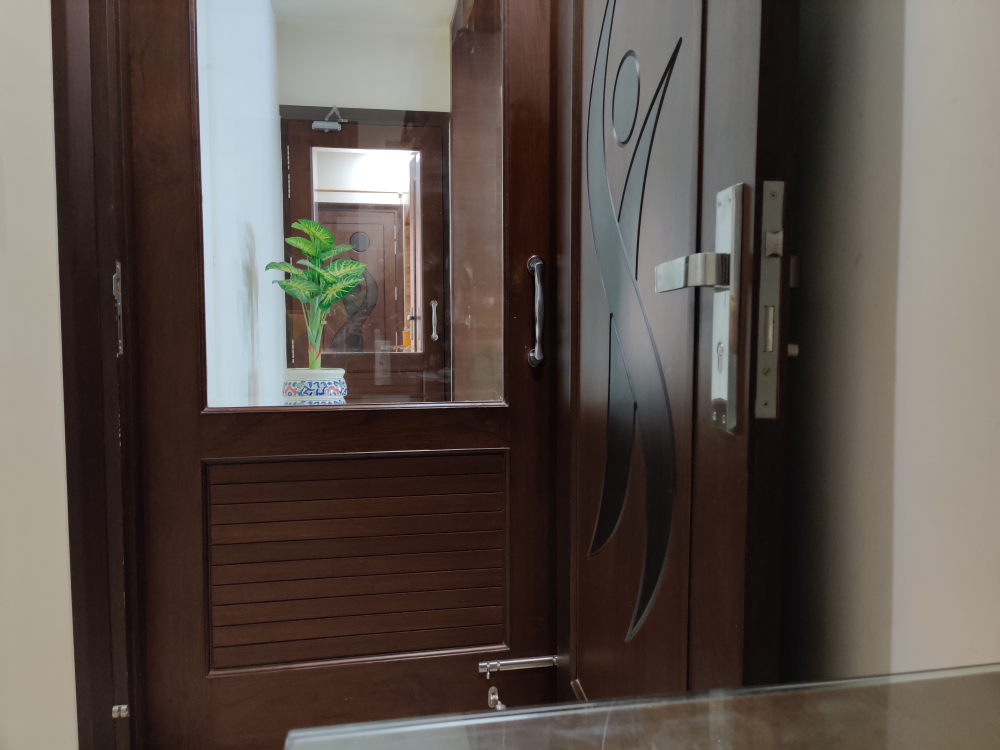
#> input picture foto1.jpg, 4000 x 3000 px (shown at 1/4 size)
$ python image_stitching2.py
#> lines starting #> are read from the running program, lines starting #| are printed output that depends on the picture
import cv2
import numpy as np
img_ = cv2.imread('foto1.jpg')
#> img_ is the input picture: shape (3000, 4000, 3); mean B, G, R 76.8, 83, 92.5
#img_ = cv2.resize(img_, (0,0), fx=1, fy=1)
img1 = cv2.cvtColor(img_,cv2.COLOR_BGR2GRAY)
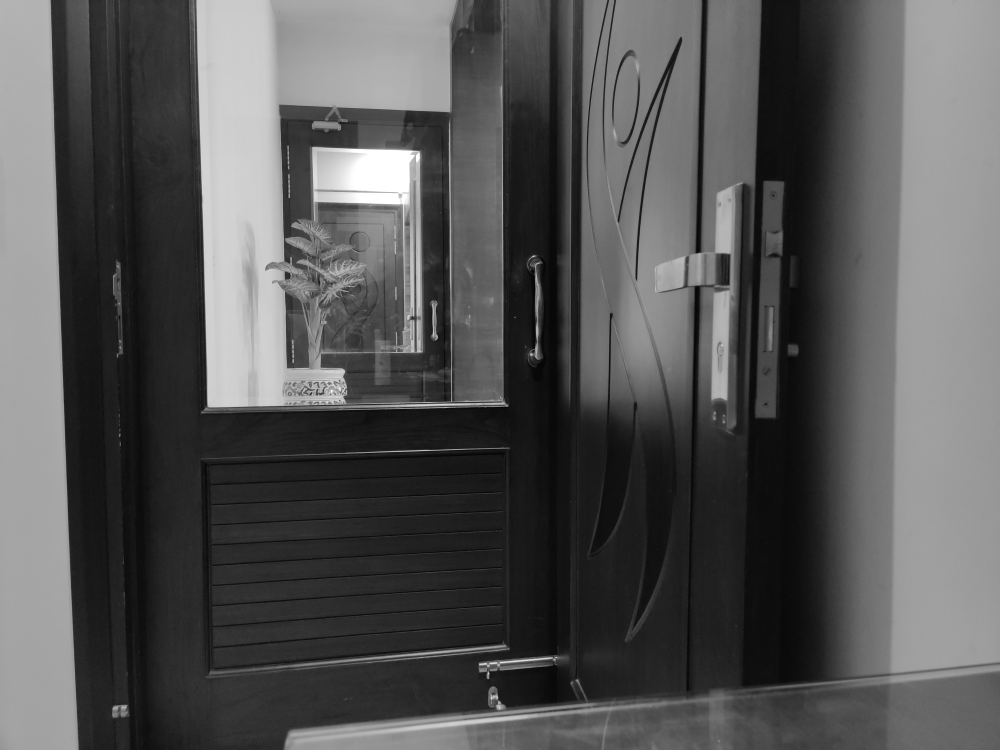
#> img1: shape (3000, 4000) (shown at 1/4 size); min 1, max 255, mean 85.1
img = cv2.imread('foto2.jpg')
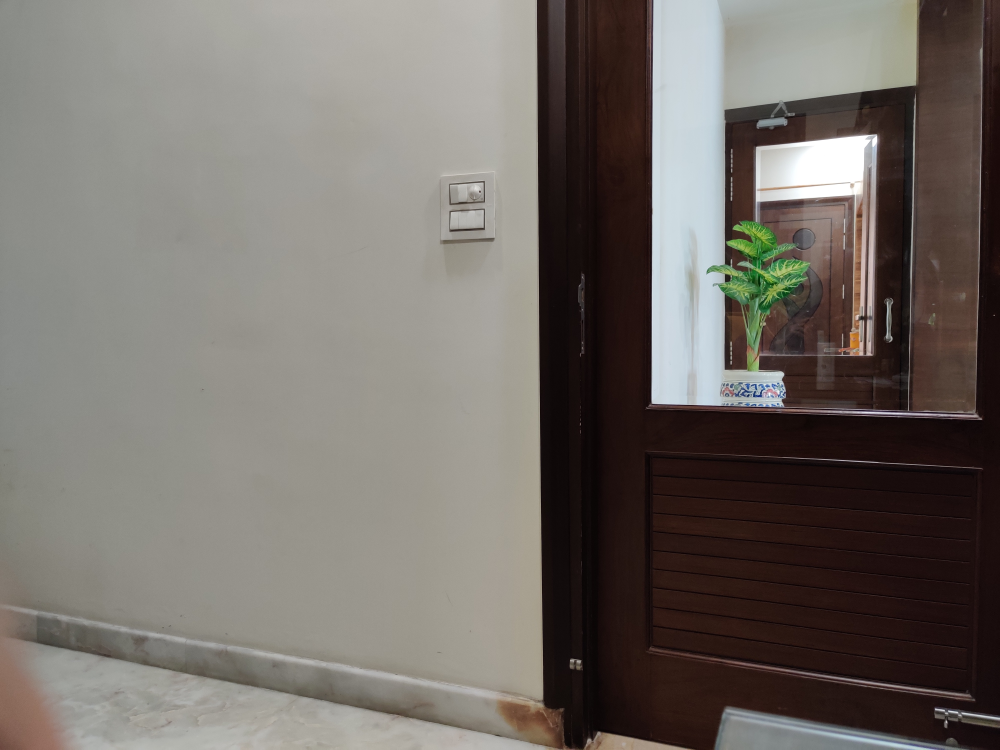
#> input picture foto2.jpg, 4000 x 3000 px (shown at 1/4 size)
#> img is the input picture: shape (3000, 4000, 3); mean B, G, R 104, 109.6, 115.6
#img = cv2.resize(img, (0,0), fx=1, fy=1)
img2 = cv2.cvtColor(img,cv2.COLOR_BGR2GRAY)
sift = cv2.xfeatures2d.SIFT_create()
# find the key points and descriptors with SIFT
#> (the run stopped early here; a loop or call above may not have finished)
